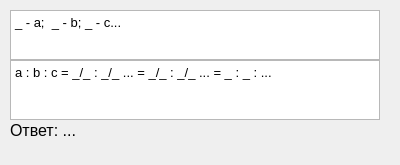
<?xml version="1.0" encoding="UTF-8"?>
<ui version="4.0">
 <class>Form</class>
 <widget class="QWidget" name="Form">
  <property name="geometry">
   <rect>
    <x>0</x>
    <y>0</y>
    <width>400</width>
    <height>165</height>
   </rect>
  </property>
  <property name="windowTitle">
   <string>Формула по массовым долям</string>
  </property>
  <widget class="QLabel" name="ans">
   <property name="geometry">
    <rect>
     <x>10</x>
     <y>110</y>
     <width>370</width>
     <height>40</height>
    </rect>
   </property>
   <property name="font">
    <font>
     <pointsize>12</pointsize>
    </font>
   </property>
   <property name="text">
    <string>Ответ: ...</string>
   </property>
  </widget>
  <widget class="QTextBrowser" name="tb1">
   <property name="geometry">
    <rect>
     <x>10</x>
     <y>10</y>
     <width>370</width>
     <height>50</height>
    </rect>
   </property>
   <property name="html">
    <string>&lt;!DOCTYPE HTML PUBLIC &quot;-//W3C//DTD HTML 4.0//EN&quot; &quot;http://www.w3.org/TR/REC-html40/strict.dtd&quot;&gt;
&lt;html&gt;&lt;head&gt;&lt;meta name=&quot;qrichtext&quot; content=&quot;1&quot; /&gt;&lt;style type=&quot;text/css&quot;&gt;
p, li { white-space: pre-wrap; }
&lt;/style&gt;&lt;/head&gt;&lt;body style=&quot; font-family:'Cantarell'; font-size:10pt; font-weight:400; font-style:normal;&quot;&gt;
&lt;p style=&quot; margin-top:0px; margin-bottom:0px; margin-left:0px; margin-right:0px; -qt-block-indent:0; text-indent:0px;&quot;&gt;&lt;span style=&quot; font-family:'Cantarell';&quot;&gt;_ - a;  _ - b; _ - c...&lt;/span&gt;&lt;/p&gt;&lt;/body&gt;&lt;/html&gt;</string>
   </property>
  </widget>
  <widget class="QTextBrowser" name="tb2">
   <property name="geometry">
    <rect>
     <x>10</x>
     <y>60</y>
     <width>370</width>
     <height>60</height>
    </rect>
   </property>
   <property name="html">
    <string>&lt;!DOCTYPE HTML PUBLIC &quot;-//W3C//DTD HTML 4.0//EN&quot; &quot;http://www.w3.org/TR/REC-html40/strict.dtd&quot;&gt;
&lt;html&gt;&lt;head&gt;&lt;meta name=&quot;qrichtext&quot; content=&quot;1&quot; /&gt;&lt;style type=&quot;text/css&quot;&gt;
p, li { white-space: pre-wrap; }
&lt;/style&gt;&lt;/head&gt;&lt;body style=&quot; font-family:'Cantarell'; font-size:10pt; font-weight:400; font-style:normal;&quot;&gt;
&lt;p style=&quot; margin-top:0px; margin-bottom:0px; margin-left:0px; margin-right:0px; -qt-block-indent:0; text-indent:0px;&quot;&gt;&lt;span style=&quot; font-family:'Cantarell';&quot;&gt;a : b : c = _/_ : _/_ ... = _/_ : _/_ ... = _ : _ : ...&lt;/span&gt;&lt;/p&gt;&lt;/body&gt;&lt;/html&gt;</string>
   </property>
  </widget>
 </widget>
 <resources/>
 <connections/>
</ui>
